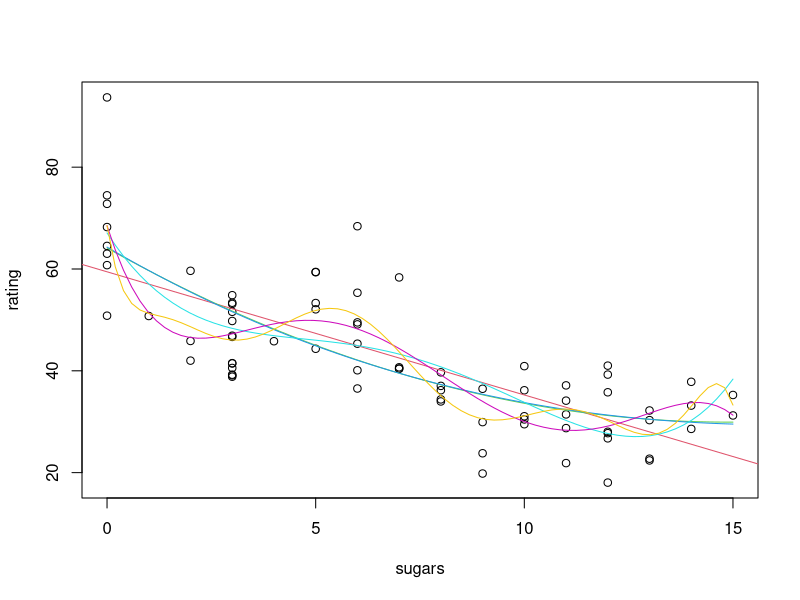
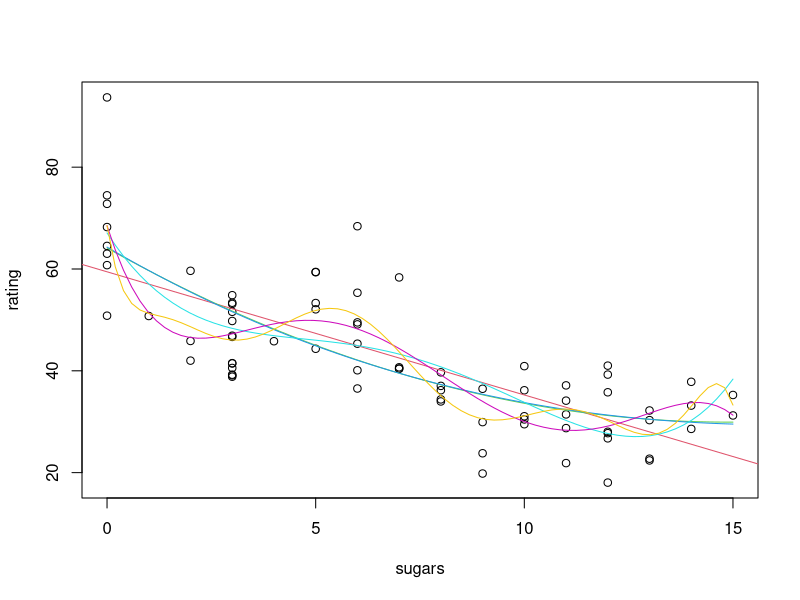
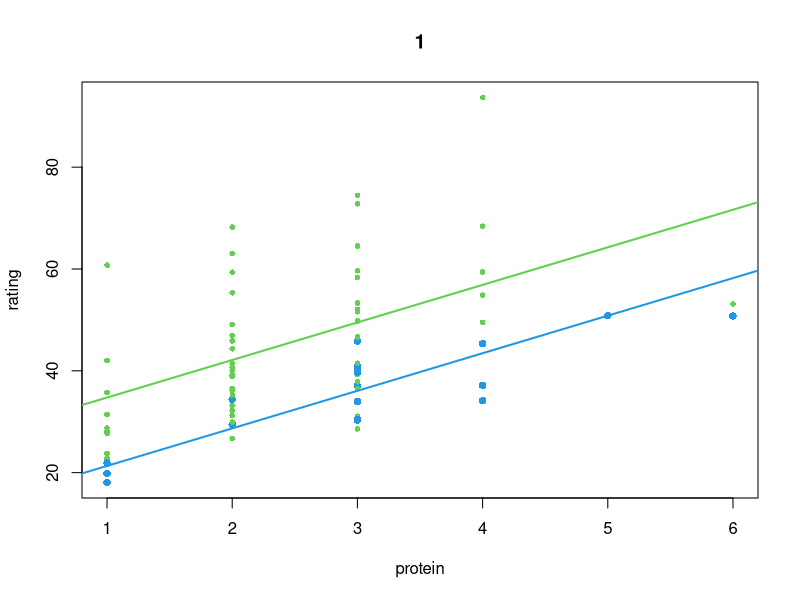
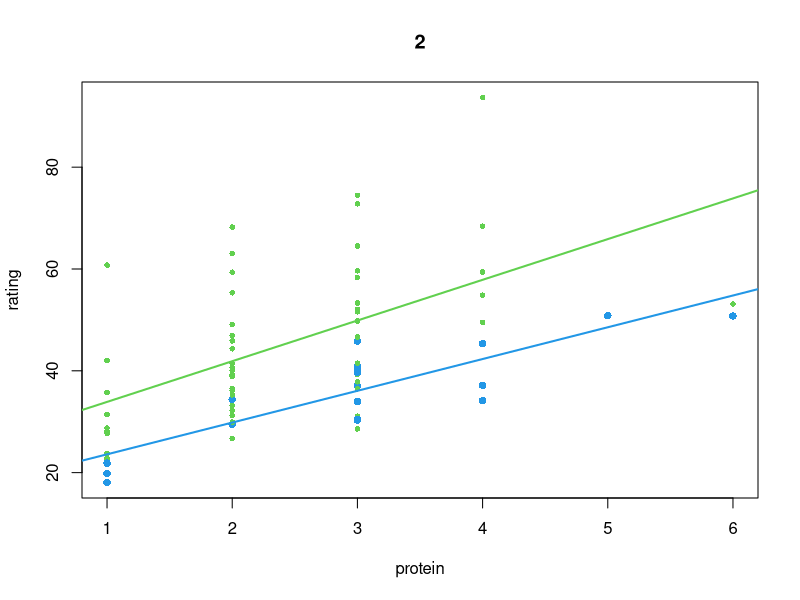
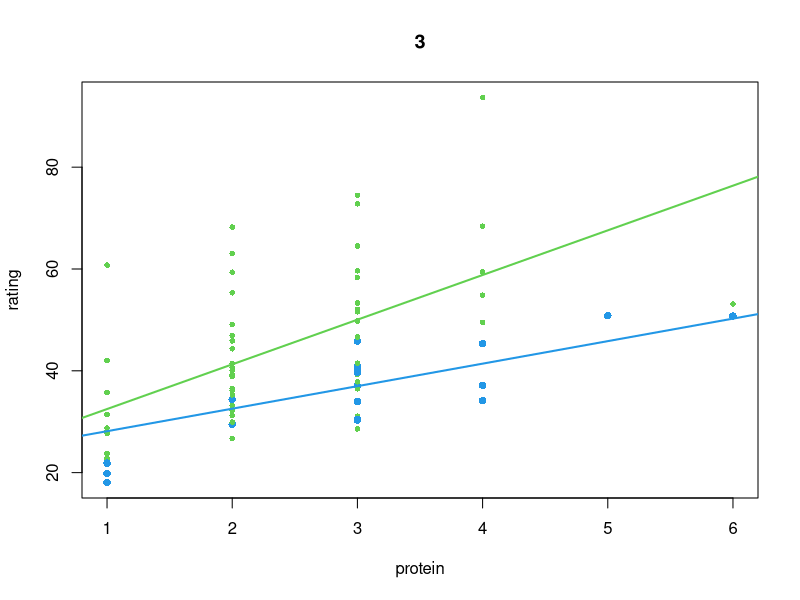

Generate these figures, in order, with R:
data <- read.table(file = "cereal.csv", header = TRUE, sep = ",")
data$name <- NULL
data$mfr <- NULL
data$type <- NULL

#### (A) ####
mean(data$fat)
#1.012987

data$D <- as.factor(data$fat > mean(data$fat))

mod <- lm(rating ~ D + protein, data = data)
summary(mod)

#### (B) ####

modAll <- lm(rating ~ .-fat, data = data)
modBIC <- MASS::stepAIC(modAll, k = log(nrow(data)))

##### (C) #####

Y <- data$rating
X <- data$sugars

# m1

m1 <- lm(Y~X)
summary(m1)

# m2-m4
m234 <- lm(log(Y) ~ X)
summary(m234)

# m5
#додали 1 до Х бо є нулі
m5 <- lm(log(Y) ~ log(X+1))
summary(m5)

# m6
#додали 1 до Х бо є нулі
m6 <- lm(Y ~ I(1/(X+1)))
summary(m6)

# m7
m7 <- lm(Y ~ I(X^2))
summary(m7)

# m8
m8 <- lm(Y ~ I(X^3))
summary(m8)

# m9
m9 <- lm(Y ~ I(X^(1/2)))
summary(m9)

# m10
m10 <- lm(Y ~ I(exp(X)))
summary(m10)

# m11
m11 <- lm(Y ~ I(exp(-X)))
summary(m11)

# m12
#додали 1 до Х бо є нулі
x <- X+1
m12 <- lm(Y ~ I(x^3-log(abs(x))+2^x))
summary(m12)
         
#### (D)####

mod1 <- lm(Y ~ X)
plot(X,Y, xlab = "sugars", ylab = "rating")
abline(coef = mod1$coefficients, col = 2)

mod2 <- lm(Y ~ poly(X, degree = 2, raw = TRUE))
d <- seq(0, 15, length.out = 77)
lines(d, predict(mod2, new = data.frame(X = d)), col = 3)

mod3 <- lm(Y ~ poly(X, degree = 3, raw = TRUE))
lines(d, predict(mod3, new = data.frame(X = d)), col = 4)

mod4 <- lm(Y ~ poly(X, degree = 4, raw = TRUE))
lines(d, predict(mod4, new = data.frame(X = d)), col = 5)

mod5 <- lm(Y ~ poly(X, degree = 5, raw = TRUE))
lines(d, predict(mod5, new = data.frame(X = d)), col = 6)

mod10 <- lm(Y ~ poly(X, degree = 10, raw = TRUE))
lines(d, predict(mod10, new = data.frame(X = d)), col = 7)

BIC(mod1, mod2, mod3, mod4, mod5, mod10)


#### (E) ####

mod1 <- lm(Y ~ X)
plot(X,Y, xlab = "sugars", ylab = "rating")
abline(coef = mod1$coefficients, col = 2)

mod2 <- lm(Y ~ poly(X, degree = 2))
d <- seq(0, 15, length.out = 77)
lines(d, predict(mod2, new = data.frame(X = d)), col = 3)

mod3 <- lm(Y ~ poly(X, degree = 3))
lines(d, predict(mod3, new = data.frame(X = d)), col = 4)

mod4 <- lm(Y ~ poly(X, degree = 4))
lines(d, predict(mod4, new = data.frame(X = d)), col = 5)

mod5 <- lm(Y ~ poly(X, degree = 5))
lines(d, predict(mod5, new = data.frame(X = d)), col = 6)

mod10 <- lm(Y ~ poly(X, degree = 10))
lines(d, predict(mod10, new = data.frame(X = d)), col = 7)

BIC(mod1, mod2, mod3, mod4, mod5, mod10)



#### (F) ####

Y <- data$rating
X1 <- data$sugars
X2 <- data$potass
X3 <- data$calories

mod1 <- lm(Y~X1*X2)
summary(mod1)

mod2 <- lm(Y~X1*X2*X3)
summary(mod2)

modIntBIC <- MASS::stepAIC(object = lm(rating ~ .,data=data),
                           scope = rating ~ .^2, k = log(nobs(modBIC)), trace = 0)
summary(modIntBIC)

#### (F) ####

col <- as.integer(data$D) + 2
cex <- 0.5 + 0.25 * as.integer(data$D)

mod1<- lm(rating ~ protein+D, data = data)
summary(mod1)
plot(rating ~ protein, data = data, col = col, pch = 16, cex = cex, main = "1")
abline(a = mod1$coefficients[1], b = mod1$coefficients[2], col = 3, lwd = 2)
abline(a = mod1$coefficients[1] + mod1$coefficients[3],
       b = mod1$coefficients[2], col = 4, lwd = 2)


mod2 <- lm(rating ~ protein * D, data = data)
summary(mod2)
plot(rating ~ protein, data = data, col = col, pch = 16, cex = cex, main = "2")
abline(a = mod2$coefficients[1], b = mod2$coefficients[2], col = 3, lwd = 2)
abline(a = mod2$coefficients[1] + mod2$coefficients[3],
       b = mod2$coefficients[2] + mod2$coefficients[4], col = 4, lwd = 2)


mod3 <- lm(rating ~ protein + protein:D, data = data)
summary(mod3)
plot(rating ~ protein, data = data, col = col, pch = 16, cex = cex, main = "3")
abline(a = mod3$coefficients[1], b = mod3$coefficients[2], col = 3, lwd = 2)
abline(a = mod3$coefficients[1],
       b = mod3$coefficients[2] + mod3$coefficients[3], col = 4, lwd = 2)

